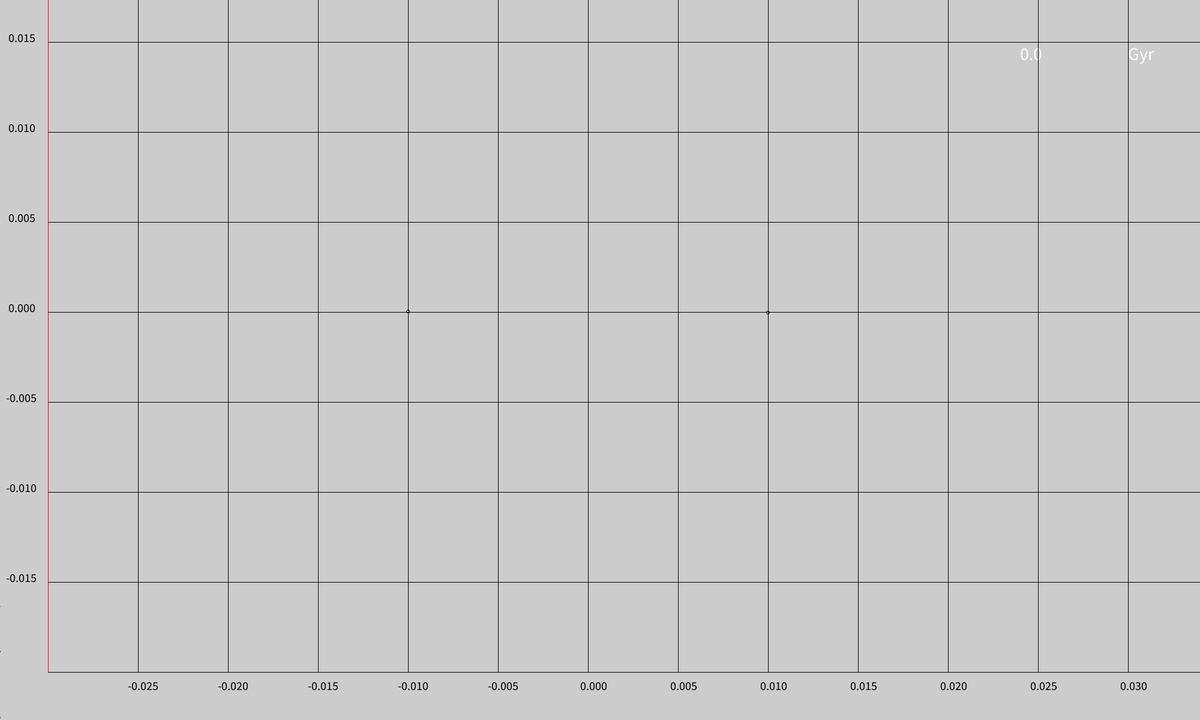
Frame 1 (no input)
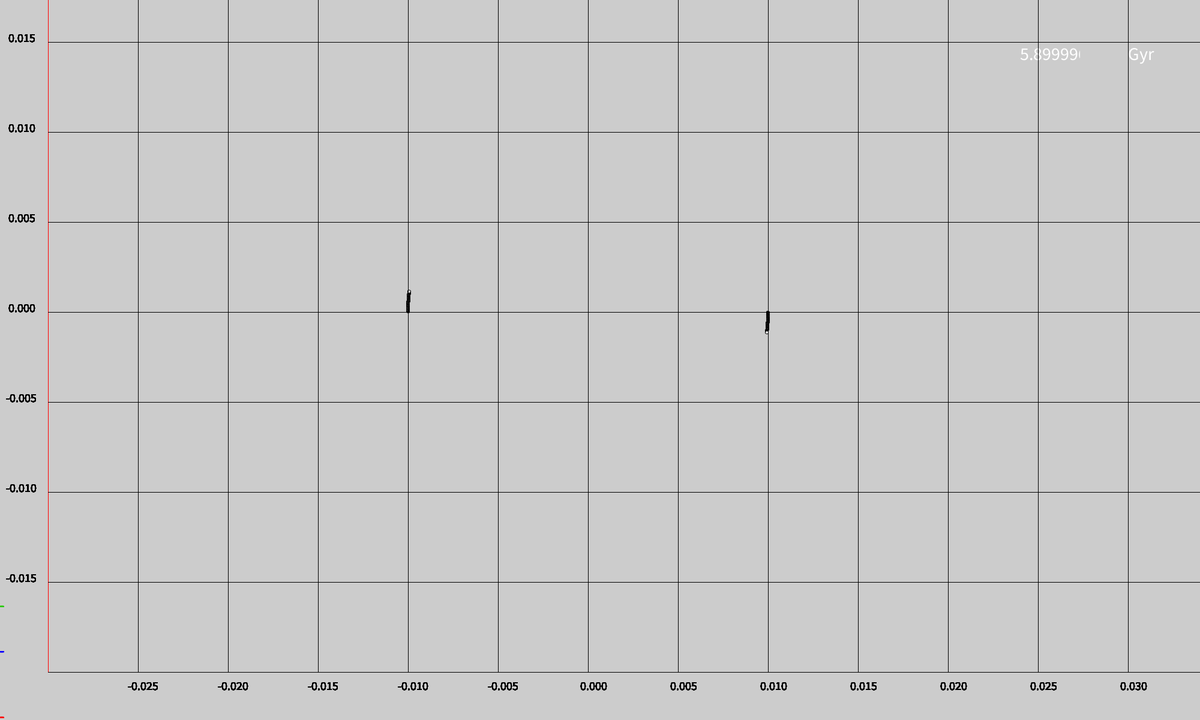
Frame 60 (the mouse pressed at the canvas centre just before this capture)
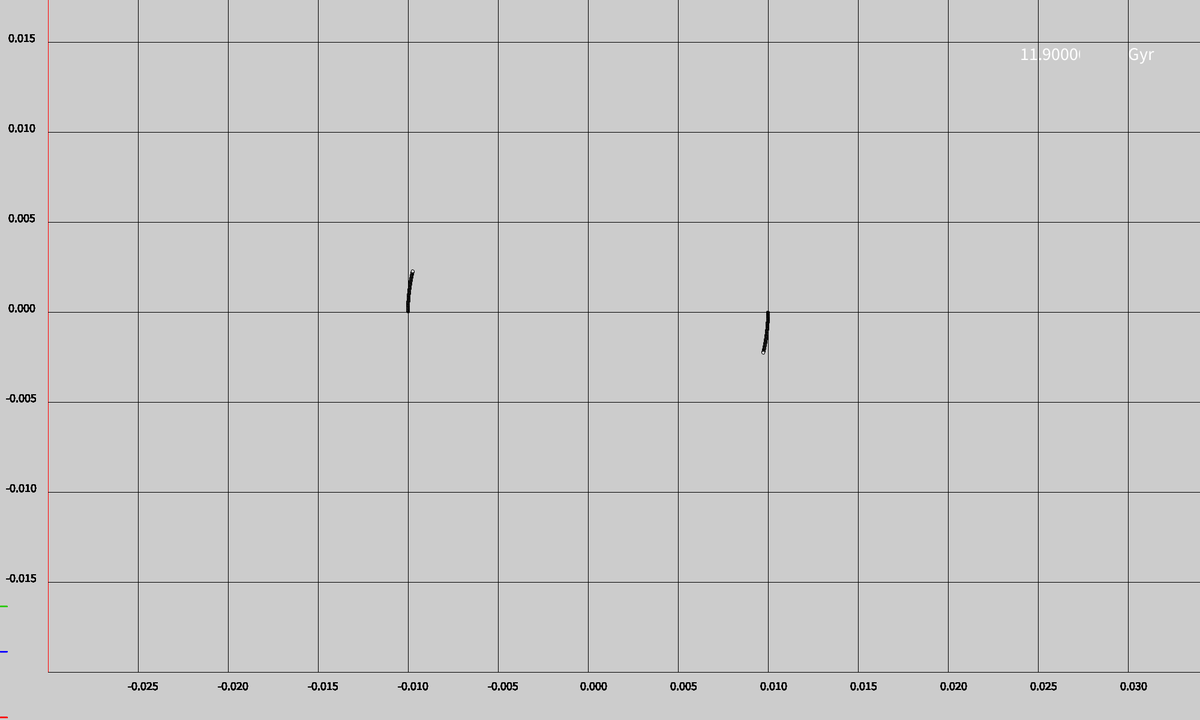
Frame 120 (the mouse held since frame 60 and released just before this capture)

The Processing sketch that drew these frames (run headless with seeded random() and noise(); from frame 60 on, the mouse is pressed at the canvas centre):

// Processing sketch: two_body__problem
// ── two_body__problem.pde
sun s;
planet p;
float count;
float kpc;
float kpcy;
float x;
float y;

void setup() {
  size(2000,1200);
  p = new planet();
  s = new sun();
  frameRate(200);
  
}

void draw() {
  PVector force = p.attract(s);
  s.applyforce(force);
  PVector fore = s.attract(p);
  p.applyforce(fore);
  s.update();
  p.update();
  p.display();
  s.display();
  float ke = p.kinetic(s);
  s.gpe(ke);


  //s.tp();
  //p.tp();
  
  
  
  
  
  //CREATING GRID
  
  
  
  kpc = -0.025;
  kpcy = -0.015;
  x = 80;
  while (x<width) {
    line(x, 0, x, 1120);
    x = x + 150;
    stroke(0);
    fill(0);
    textSize(20);
    text(kpc, x-17, 1150);
    kpc = kpc + 0.005;
    if (x == 80+150*5) {
      kpc = 0;
    }
  }
  
  y = 1120;
  while (y>0) {
    line(80, y, 2000, y);
    y = y - 150;
    stroke(0);
    fill(0);
    textSize(20);
    text(kpcy, 10, y);
    kpcy = kpcy + 0.005;
  }
}

// ── planets.pde
class planet {
  PVector position;
  PVector velocity;
  PVector acceleration;
  float mass;
  float g;
  float timestep;
  float timestepcount;
  PVector angvector;
  float angmag;
  float count;
  float angmag2;
  
  planet() {
    mass = 10;
    count = 0;
    g = 0.00000430091; //0.00000430091 for irl value in kpc*km^2/Msun*s^2
    timestep = 0.1; // T in units = 3.086*10^16 s
    timestepcount = 0;
    position = new PVector(1280,520); //distance between = 600 pixels, sun at (980,520)
    velocity = new PVector(0,5.68); // 1 km/s = 400/(3.08567758*10^16) maybe just input -1?
    acceleration = new PVector(0,0); 
  }
  
  float kinetic(sun s) {
    float ke = velocity.mag()*velocity.mag()*mass/2;
    return ke;
  }
  void update(){
    velocity.add(acceleration.mult(timestep)); 
    position.add(velocity.mult(timestep));
    velocity.div(timestep);
    acceleration.mult(0);
    
    //Calculating and printing angular momentum
    PVector r = PVector.sub(s.position,position);
    PVector p = velocity.mult(mass);
    PVector cross = r.cross(p);
    angmag = cross.mag();
    velocity.div(mass);
    PVector r2 = PVector.sub(position,s.position);
    PVector p2 = s.velocity.mult(s.mass);
    PVector cross2 = r2.cross(p2);
    angmag2 = cross2.mag();
    s.velocity.div(mass);
    PVector angular = cross.add(cross2);
    
    if (timestepcount > width) {
      count = 0;
      fill(204);
      stroke(204);
      rect(0,900,2000,500);
    }
    
    fill(0,255,0);
    stroke(40,200,0);
    ellipse(timestepcount, height - angular.mag()/360,1,1);
    //println(angular.mag());//~~~~~~~~~~~~~~~~~~~~~~~~~~~~~~~~~~~~~ Print total angular momentum
    fill(10,0,255);
    stroke(10,0,255);
    ellipse(timestepcount, height - (angular.mag()/60000)*100,1,1);// Display total error 
    //println(angular.mag()/60000 -1);//~~~~~~~~~~~~~~~~~~~~~~~~~~~~~~~~~ Print total error
    
    //STOPPING TIME COUNT FROM BUGGING
    stroke(204);
    fill(204);
    rect(1670,50,180,100);
    //TIME COUNT
    fill(255);
    stroke(0);
    textAlign(LEFT);
    textSize(30);  
    text(timestepcount + " ",width-300,100); //~~~~~~~~~~~~~~~~~~~~~~ Displays time

    stroke(204);
    fill(204);
    rect(1800,50,160,100);
  
    fill(255);
    stroke(0);
    textAlign(LEFT);
    textSize(30);  
    text("Gyr", width-120,100);

  
    
    count = count + 5;
    timestepcount = timestepcount + timestep;
    if (timestepcount > 10) {
      // 10 years yet?
    }

  }
  
  void display() {
    stroke (0);
    fill(255);
    ellipse(position.x,position.y,5,5);
  }
  
  
  
  PVector attract(sun s) {
    PVector force = PVector.sub(p.position,s.position);
    float d = force.mag();
    d = d/30000;
    force.normalize();
    float strength = (g*p.mass*s.mass)/(d*d);
    force.mult(strength);
    return force;
  }
    
  
  
  void applyforce(PVector force) {
    PVector f = PVector.div(force,mass);
    acceleration.add(f);
  }

}

// ── sun.pde
class sun {
  PVector position;
  PVector velocity;
  PVector acceleration;
  float mass;
  float g;
  float timestep;
  float timestepcount;
  
  sun() { 
    mass = 10;
    g = 0.00000430091;
    timestep = 0.1;
    timestepcount = 0;
    position = new PVector(680,520);
    velocity = new PVector(0,-5.68);
    acceleration = new PVector(0,0);
    
  }
  void update() {
    velocity.add(acceleration.mult(timestep));//
    position.add(velocity.mult(timestep));
    velocity.div(timestep);
    acceleration.mult(0);
    //mass = mass + 0.5
    timestepcount += timestep;
    
  }
  void display() {
    stroke (0);
    fill(255);
    ellipse(position.x,position.y,5,5);
  }
  
  void gpe(float ke) {
    PVector force = PVector.sub(position,p.position);
    float d = force.mag();
    float ke2 = velocity.mag()*velocity.mag()*mass/2;
    float gp = (g*mass*p.mass)/(d);
    float total = ke + ke2 - gp;   
    //println(gp);
    //println(ke);
    //println(total); //~~~~~~~~~~~~~~~~~~~~~~~~~~~~~~~~~~~ Print total energy
    fill(255,0,0);
    stroke(255,0,0);
    ellipse(timestepcount,height-total/80,1,1);
  }
  
  PVector attract(planet p) {
    PVector force = PVector.sub(s.position,p.position);
    float d = force.mag();
    d = d/30000;  
    force.normalize();
    float strength = (g*s.mass*p.mass)/(d*d);
    force.mult(strength);
    return force;

  }
  
  
  
  
  void applyforce(PVector force) {
    PVector f = PVector.div(force,mass);
    acceleration.add(f);
  }
  


      
}
